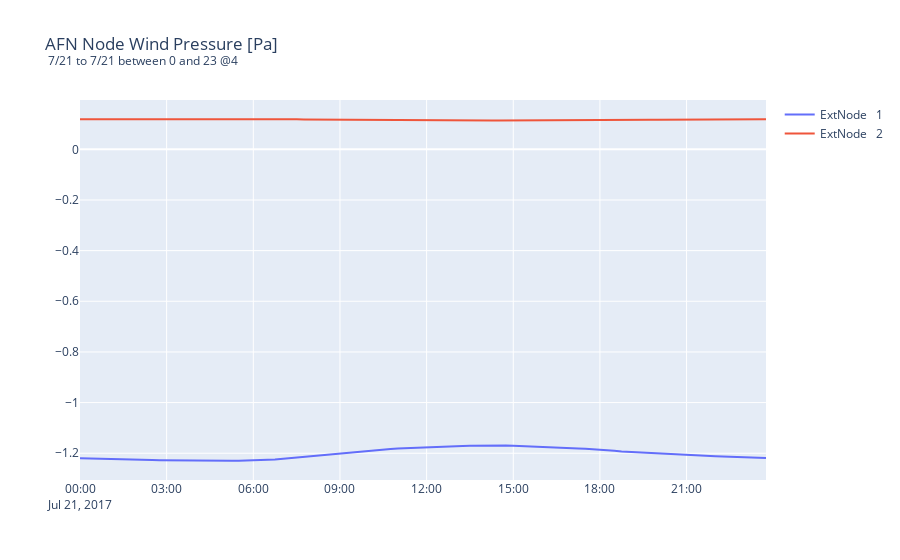

The code cell stored with this chart in its notebook:
### Code cell
fig = go.Figure()

title = None
for dataset in node_wind_pressure_datasets:
    if dataset.header.analysis_period.st_month == 7:

        fig.add_trace(go.Scatter(
            x=dataset.datetimes, y=dataset.values, name=dataset.header.metadata["System"]))

        if not title:
            print("creating title")
            title = create_plot_title(dataset)
            fig.update_layout(title_text=title)
    

        
fig.show()
